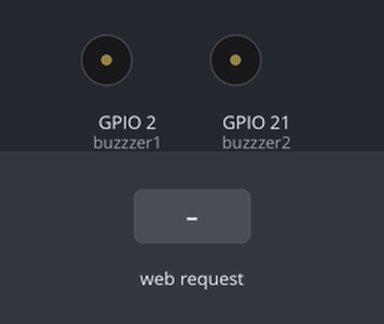
The sketch below on a simulated ESP32. Parts: buzzer (waves = sounding, pin HIGH). The test bench sets the inputs (shaded band). WiFi joins after 1.5 s; servers stay silent unless stated; what the sketch prints to the serial monitor is not drawn.

Above: at 2.7 s.
2.8 s: HTTP request GET /21/on received
At 2.95 s:
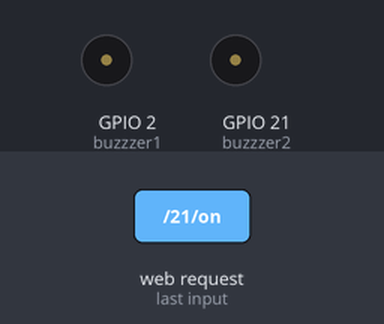
Timing chart, 0 to 11.8 s (numbered marks = the images above; inputs shaded):
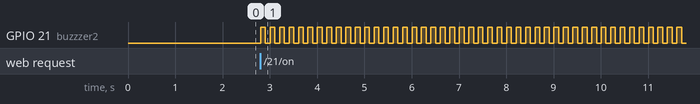

Measured:
- after the input at 2.8 s, GPIO 21 (buzzzer2): alternates HIGH for 0.10 s and LOW for 0.10 s, starting at once

The sketch:

esp32_wifi_buzzer.ino
```cpp
#include <WiFi.h>

const char* ssid = "NOM_DU_RESEAU_WIFI";
const char* password = "MOT_DE_PASSE_WIFI";

WiFiServer server(80);

String header;

String buzzzer1State = "off";
String buzzzer2State = "off";

const int buzzzer1 = 2;
const int buzzzer2 = 21;

unsigned long currentTime = millis();

unsigned long previousTime = 0;

const long timeoutTime = 2000;

void setup() {
  Serial.begin(115200);

  pinMode(buzzzer1, OUTPUT);
  pinMode(buzzzer2, OUTPUT);

  digitalWrite(buzzzer1, LOW);
  digitalWrite(buzzzer2, LOW);

  Serial.print("Connecting to ");
  Serial.println(ssid);
  WiFi.begin(ssid, password);
  while (WiFi.status() != WL_CONNECTED) {
    delay(500);
    Serial.print(".");
  }

  Serial.println("");
  Serial.println("WiFi connected.");
  Serial.println("IP address: ");
  Serial.println(WiFi.localIP());
  server.begin();
}
void loop(){
  WiFiClient client = server.available();
  if (client) {
    currentTime = millis();
    previousTime = currentTime;
    Serial.println("New Client.");
    String currentLine = "";
    while (client.connected() && currentTime - previousTime <= timeoutTime) {
      currentTime = millis();
      if (client.available()) {
        char c = client.read();
        Serial.write(c);
        header += c;
        if (c == '\n') {
          if (currentLine.length() == 0) {

            client.println("HTTP/1.1 200 OK");
            client.println("Content-type:text/html");
            client.println("Connection: close");
            client.println();

            //activation / desactivation

            //buzzer 1
            if (header.indexOf("GET /2/on") >= 0) {
              Serial.println("buzzer 1 on");
              Serial.println("BEEP");
              buzzzer1State = "on";
              digitalWrite(buzzzer1, HIGH);

            } else if (header.indexOf("GET /2/off") >= 0) {
              Serial.println("buzzer 1 off");
              buzzzer1State = "off";
              digitalWrite(buzzzer1, LOW);
            }
            //buzzer 2
             else if (header.indexOf("GET /21/on") >= 0) {
              Serial.println("buzzzer 2 on");
              buzzzer2State = "on";
                for(int i=0; i<=50;i++){
                  digitalWrite(buzzzer2, HIGH);
              delay(100);
              digitalWrite(buzzzer2, LOW);
              delay(100);
              Serial.println("beep");}
              buzzzer2State = "off";
            } else if (header.indexOf("GET /21/off") >= 0) {
              Serial.println("buzzzer 2 off");
              buzzzer2State = "off";
              digitalWrite(buzzzer2, LOW);
            }
           //html page
            client.println("<!DOCTYPE html><html>");
            client.println("<head><meta name=\"viewport\" content=\"width=device-width, initial-scale=1\">");
            client.println("<link rel=\"icon\" href=\"data:,\">");


            client.println("<style>html { font-family: Helvetica; display: inline-block; margin: 0px auto; text-align: center;}");
            client.println(".button { background-color: #4CAF50; border: none; color: white; padding: 16px 40px;");
            client.println("text-decoration: none; font-size: 30px; margin: 2px; cursor: pointer;}");
            client.println(".button2 {background-color: #555555;}</style></head>");

            client.println("<body><h1>Buzzer</h1>");

            client.println("<p>buzzzer1 - State " + buzzzer1State + "</p>");

            if (buzzzer1State=="off") {
              client.println("<p><a href=\"/2/on\"><button class=\"button\">ON</button></a></p>");
            } else {
              client.println("<p><a href=\"/2/off\"><button class=\"button button2\">OFF</button></a></p>");
            }

            client.println("<p>buzzzer2 - State " + buzzzer2State + "</p>");

            if (buzzzer2State=="off") {
              client.println("<p><a href=\"/21/on\"><button class=\"button\">ON</button></a></p>");
            } else {
              client.println("<p><a href=\"/21/off\"><button class=\"button button2\">OFF</button></a></p>");
            }
            client.println("</body></html>");

            client.println();

            break;
          } else {
            currentLine = "";
          }
        } else if (c != '\r') {
          currentLine += c;
        }
      }
    }

    header = "";

    client.stop();
    Serial.println("Client disconnected.");
    Serial.println("");
  }
}
```
